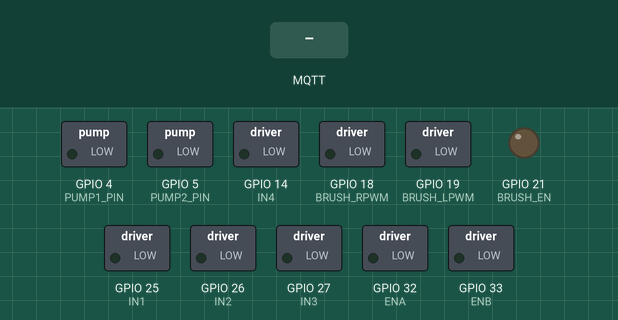
Recording of a sketch running on a simulated ESP32. On the bench: switched loads named in the sketch (green lamp = pin HIGH), output pins drawn as LEDs (lit = HIGH). The inputs (shaded band) are chosen by the test bench. WiFi joins after 1.5 s; servers stay silent unless stated; random numbers use the default seed unless the sketch sets one; no MQTT or app messages arrive unless stated; what the sketch prints to the serial monitor is not drawn.

Above: at 3.2 s.
3.3 s: MQTT message "forward" arrives on the first subscribed topic
At 4.2 s:
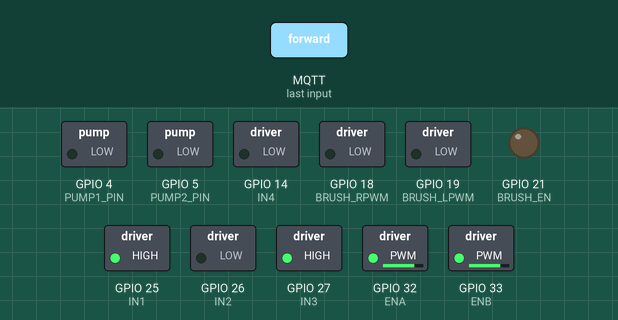
4.8 s: MQTT message "backward" arrives on the first subscribed topic
At 5.3 s:
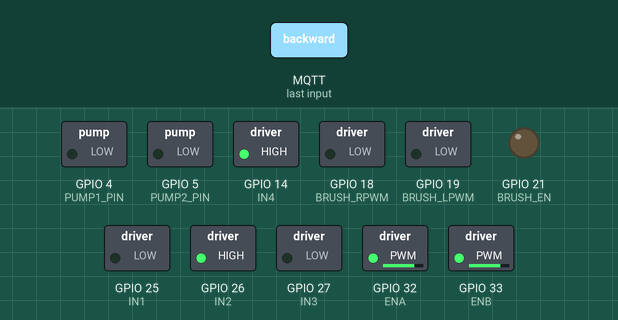
6.3 s: MQTT message "left" arrives on the first subscribed topic
At 7.5 s:
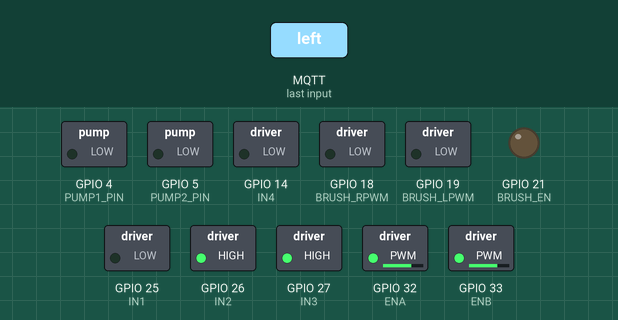
7.8 s: MQTT message "right" arrives on the first subscribed topic
At 8.8 s:
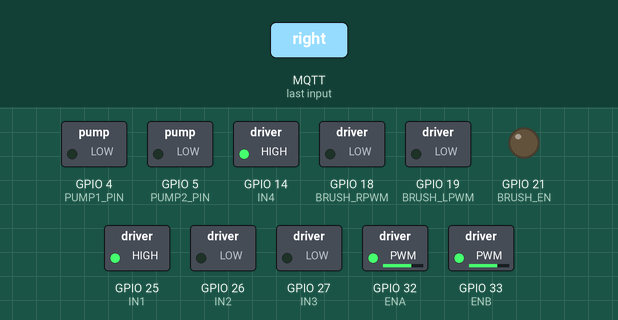
9.3 s: MQTT message "stop" arrives on the first subscribed topic
At 9.9 s:
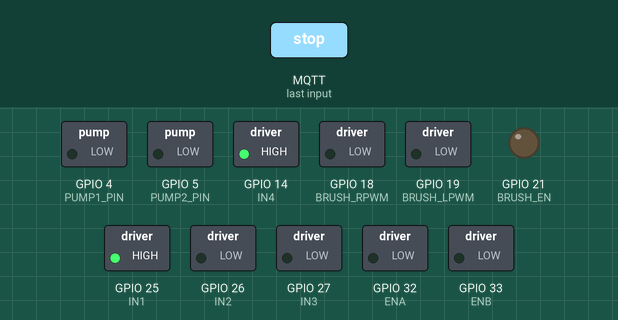
10.8 s: MQTT message "on" arrives on the second subscribed topic
At 11.1 s:
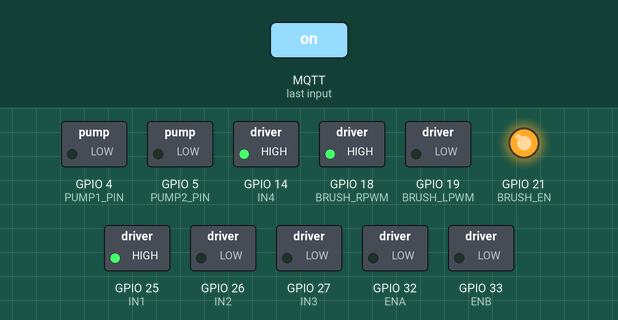
Timing chart, 0 to 13.3 s (numbered marks = the images above; inputs shaded):
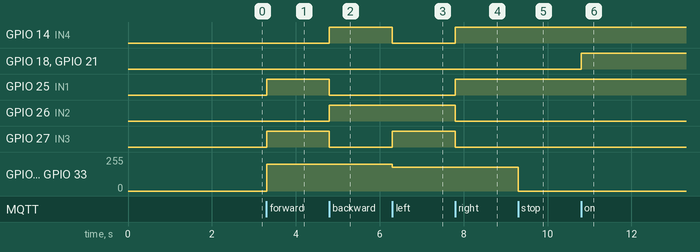

Measured:
- after the input at 3.3 s, GPIO 25 (IN1), GPIO 27 (IN3): LOW → HIGH at once; GPIO 32 (ENA), GPIO 33 (ENB): 0/255 → 199/255 at once
- after the input at 4.8 s, GPIO 14 (IN4), GPIO 26 (IN2): LOW → HIGH at once; GPIO 25 (IN1), GPIO 27 (IN3): HIGH → LOW at once
- after the input at 6.3 s, GPIO 14 (IN4): HIGH → LOW at once; GPIO 27 (IN3): LOW → HIGH at once; GPIO 32 (ENA), GPIO 33 (ENB): 199/255 → 179/255 at once
- after the input at 7.8 s, GPIO 14 (IN4), GPIO 25 (IN1): LOW → HIGH at once; GPIO 26 (IN2), GPIO 27 (IN3): HIGH → LOW at once
- after the input at 9.3 s, GPIO 32 (ENA), GPIO 33 (ENB): 179/255 → 0/255 at once
- after the input at 10.8 s, GPIO 18 (BRUSH_RPWM), GPIO 21 (BRUSH_EN): LOW → HIGH at once

The sketch:

ESP_32_Complete.ino
```cpp
//#include <WiFi.h>
//#include <PubSubClient.h>
//
//// ========== WiFi Credentials ==========
//const char* ssid = "realme 3";
//const char* password = "ansari123";
//
//// ========== MQTT Broker ==========
//const char* mqtt_server = "broker.hivemq.com";
//const int mqtt_port = 1883;
//
//WiFiClient espClient;
//PubSubClient client(espClient);
//
//// ========== TRACK MOTORS (L298N #1) ==========
//#define IN1 25
//#define IN2 26
//#define IN3 27
//#define IN4 14
//#define ENA 32
//#define ENB 33
//
//// ========== BRUSH MOTOR (L298N #2) ==========
//#define BRUSH_IN1 18
//#define BRUSH_IN2 19
//#define BRUSH_ENA 21
//
//// ========== PUMP RELAY PINS ==========
//#define PUMP1_PIN 4
//#define PUMP2_PIN 5
//
//// ========== PWM SETTINGS ==========
//#define FREQ 20000      // High frequency for brush motor
//#define TRACK_FREQ 1000 // Track motors frequency
//#define RESOLUTION 8
//
//void setup_wifi() {
//  delay(10);
//  Serial.println();
//  Serial.print("Connecting to WiFi: ");
//  Serial.println(ssid);
//  WiFi.begin(ssid, password);
//  while (WiFi.status() != WL_CONNECTED) {
//    delay(500);
//    Serial.print(".");
//  }
//  Serial.println("");
//  Serial.println("WiFi Connected!");
//  Serial.print("IP Address: ");
//  Serial.println(WiFi.localIP());
//}
//
//void callback(char* topic, byte* message, unsigned int length) {
//  String msg = "";
//  for (int i = 0; i < length; i++) {
//    msg += (char)message[i];
//  }
//  Serial.print("Topic: ");
//  Serial.print(topic);
//  Serial.print(" | Message: ");
//  Serial.println(msg);
//
//  if (String(topic) == "robot/movement") {
//    if (msg == "forward") moveForward(200);
//    else if (msg == "backward") moveBackward(200);
//    else if (msg == "left") turnLeft(180);
//    else if (msg == "right") turnRight(180);
//    else if (msg == "stop") stopMotors();
//  }
//  if (String(topic) == "robot/brush") {
//    if (msg == "on") brushOn(255);
//    else if (msg == "off") brushOff();
//  }
//  if (String(topic) == "robot/pump1") {
//    if (msg == "on") digitalWrite(PUMP1_PIN, HIGH);
//    else if (msg == "off") digitalWrite(PUMP1_PIN, LOW);
//  }
//  if (String(topic) == "robot/pump2") {
//    if (msg == "on") digitalWrite(PUMP2_PIN, HIGH);
//    else if (msg == "off") digitalWrite(PUMP2_PIN, LOW);
//  }
//}
//
//void reconnect() {
//  while (!client.connected()) {
//    Serial.print("Attempting MQTT connection...");
//    String clientId = "ESP32Client-";
//    clientId += String(random(0xffff), HEX);
//    if (client.connect(clientId.c_str())) {
//      Serial.println("Connected to MQTT Broker!");
//      client.subscribe("robot/movement");
//      client.subscribe("robot/brush");
//      client.subscribe("robot/pump1");
//      client.subscribe("robot/pump2");
//    } else {
//      Serial.print("Failed, rc=");
//      Serial.print(client.state());
//      Serial.println(" trying again in 5 seconds");
//      delay(5000);
//    }
//  }
//}
//
//void moveForward(int speed) {
//  digitalWrite(IN1, HIGH); digitalWrite(IN2, LOW);
//  digitalWrite(IN3, HIGH); digitalWrite(IN4, LOW);
//  ledcWrite(ENA, speed); ledcWrite(ENB, speed);
//}
//
//void moveBackward(int speed) {
//  digitalWrite(IN1, LOW); digitalWrite(IN2, HIGH);
//  digitalWrite(IN3, LOW); digitalWrite(IN4, HIGH);
//  ledcWrite(ENA, speed); ledcWrite(ENB, speed);
//}
//
//void turnLeft(int speed) {
//  digitalWrite(IN1, LOW); digitalWrite(IN2, HIGH);
//  digitalWrite(IN3, HIGH); digitalWrite(IN4, LOW);
//  ledcWrite(ENA, speed); ledcWrite(ENB, speed);
//}
//
//void turnRight(int speed) {
//  digitalWrite(IN1, HIGH); digitalWrite(IN2, LOW);
//  digitalWrite(IN3, LOW); digitalWrite(IN4, HIGH);
//  ledcWrite(ENA, speed); ledcWrite(ENB, speed);
//}
//
//void stopMotors() {
//  ledcWrite(ENA, 0); ledcWrite(ENB, 0);
//}
//
//void brushOn(int speed) {
//  digitalWrite(BRUSH_IN1, HIGH); digitalWrite(BRUSH_IN2, LOW);
//  ledcWrite(BRUSH_ENA, speed);
//}
//
//void brushOff() {
//  ledcWrite(BRUSH_ENA, 0);
//}
//
//void setup() {
//  Serial.begin(115200);
//
//  // Pump pins pehle LOW
//  pinMode(PUMP1_PIN, OUTPUT);
//  pinMode(PUMP2_PIN, OUTPUT);
//  digitalWrite(PUMP1_PIN, LOW);
//  digitalWrite(PUMP2_PIN, LOW);
//
//  delay(500);
//
//  pinMode(IN1, OUTPUT); pinMode(IN2, OUTPUT);
//  pinMode(IN3, OUTPUT); pinMode(IN4, OUTPUT);
//  pinMode(BRUSH_IN1, OUTPUT); pinMode(BRUSH_IN2, OUTPUT);
//
//  // Track motors — 1000 Hz
//  ledcAttach(ENA, TRACK_FREQ, RESOLUTION);
//  ledcAttach(ENB, TRACK_FREQ, RESOLUTION);
//
//  // Brush motor — 20000 Hz (high frequency)
//  ledcAttach(BRUSH_ENA, FREQ, RESOLUTION);
//
//  setup_wifi();
//  client.setServer(mqtt_server, mqtt_port);
//  client.setCallback(callback);
//}
//
//void loop() {
//  if (!client.connected()) reconnect();
//  client.loop();
//}


#include <WiFi.h>
#include <PubSubClient.h>

const char* ssid = "realme 3";
const char* password = "ansari123";

const char* mqtt_server = "broker.hivemq.com";
const int mqtt_port = 1883;

WiFiClient espClient;
PubSubClient client(espClient);

// TRACK MOTORS (L298N #1)
#define IN1 25
#define IN2 26
#define IN3 27
#define IN4 14
#define ENA 32
#define ENB 33

// BRUSH MOTOR (BTS7960)
#define BRUSH_RPWM 18
#define BRUSH_LPWM 19
#define BRUSH_EN   21

// PUMP RELAY PINS
#define PUMP1_PIN 4
#define PUMP2_PIN 5

#define FREQ 1000
#define RESOLUTION 8

void setup_wifi() {
  delay(10);
  Serial.println();
  Serial.print("Connecting to WiFi: ");
  Serial.println(ssid);
  WiFi.begin(ssid, password);
  while (WiFi.status() != WL_CONNECTED) {
    delay(500);
    Serial.print(".");
  }
  Serial.println("");
  Serial.println("WiFi Connected!");
  Serial.print("IP Address: ");
  Serial.println(WiFi.localIP());
}

void brushOn(int speed) {
  digitalWrite(BRUSH_LPWM, LOW);
  digitalWrite(BRUSH_EN, HIGH);
  ledcWrite(BRUSH_RPWM, speed);
}

void brushOff() {
  ledcWrite(BRUSH_RPWM, 0);
  digitalWrite(BRUSH_EN, LOW);
}

void moveForward(int speed) {
  digitalWrite(IN1, HIGH); digitalWrite(IN2, LOW);
  digitalWrite(IN3, HIGH); digitalWrite(IN4, LOW);
  ledcWrite(ENA, speed); ledcWrite(ENB, speed);
}

void moveBackward(int speed) {
  digitalWrite(IN1, LOW); digitalWrite(IN2, HIGH);
  digitalWrite(IN3, LOW); digitalWrite(IN4, HIGH);
  ledcWrite(ENA, speed); ledcWrite(ENB, speed);
}

void turnLeft(int speed) {
  digitalWrite(IN1, LOW); digitalWrite(IN2, HIGH);
  digitalWrite(IN3, HIGH); digitalWrite(IN4, LOW);
  ledcWrite(ENA, speed); ledcWrite(ENB, speed);
}

void turnRight(int speed) {
  digitalWrite(IN1, HIGH); digitalWrite(IN2, LOW);
  digitalWrite(IN3, LOW); digitalWrite(IN4, HIGH);
  ledcWrite(ENA, speed); ledcWrite(ENB, speed);
}

void stopMotors() {
  ledcWrite(ENA, 0); ledcWrite(ENB, 0);
}

void callback(char* topic, byte* message, unsigned int length) {
  String msg = "";
  for (int i = 0; i < length; i++) msg += (char)message[i];

  Serial.print("Topic: ");
  Serial.print(topic);
  Serial.print(" | Message: ");
  Serial.println(msg);

  if (String(topic) == "robot/movement") {
    if (msg == "forward") moveForward(200);
    else if (msg == "backward") moveBackward(200);
    else if (msg == "left") turnLeft(180);
    else if (msg == "right") turnRight(180);
    else if (msg == "stop") stopMotors();
  }
  if (String(topic) == "robot/brush") {
    if (msg == "on") brushOn(255);   // 255 = 100% duty = full speed
    else if (msg == "off") brushOff();
  }
  if (String(topic) == "robot/pump1") {
    if (msg == "on") digitalWrite(PUMP1_PIN, HIGH);
    else if (msg == "off") digitalWrite(PUMP1_PIN, LOW);
  }
  if (String(topic) == "robot/pump2") {
    if (msg == "on") digitalWrite(PUMP2_PIN, HIGH);
    else if (msg == "off") digitalWrite(PUMP2_PIN, LOW);
  }
}

void reconnect() {
  while (!client.connected()) {
    Serial.print("Attempting MQTT connection...");
    String clientId = "ESP32Client-";
    clientId += String(random(0xffff), HEX);
    if (client.connect(clientId.c_str())) {
      Serial.println("Connected to MQTT Broker!");
      client.subscribe("robot/movement");
      client.subscribe("robot/brush");
      client.subscribe("robot/pump1");
      client.subscribe("robot/pump2");
    } else {
      Serial.print("Failed, rc=");
      Serial.print(client.state());
      Serial.println(" trying again in 5 seconds");
      delay(5000);
    }
  }
}

void setup() {
  Serial.begin(115200);

  pinMode(PUMP1_PIN, OUTPUT);
  pinMode(PUMP2_PIN, OUTPUT);
  digitalWrite(PUMP1_PIN, LOW);
  digitalWrite(PUMP2_PIN, LOW);

  // Brush driver pehle disable
  pinMode(BRUSH_EN, OUTPUT);
  pinMode(BRUSH_LPWM, OUTPUT);
  digitalWrite(BRUSH_EN, LOW);
  digitalWrite(BRUSH_LPWM, LOW);

  delay(500);

  pinMode(IN1, OUTPUT); pinMode(IN2, OUTPUT);
  pinMode(IN3, OUTPUT); pinMode(IN4, OUTPUT);

  ledcAttach(ENA, FREQ, RESOLUTION);
  ledcAttach(ENB, FREQ, RESOLUTION);
  ledcAttach(BRUSH_RPWM, FREQ, RESOLUTION);
  ledcWrite(BRUSH_RPWM, 0);

  setup_wifi();
  client.setServer(mqtt_server, mqtt_port);
  client.setCallback(callback);
}

void loop() {
  if (!client.connected()) reconnect();
  client.loop();
}
```
